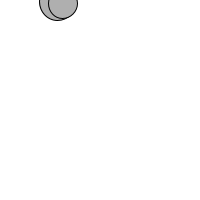
Frame 1 (no input)
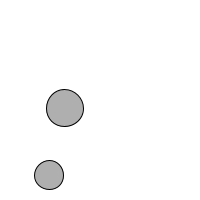
Frame 60 (the mouse pressed at the canvas centre just before this capture)
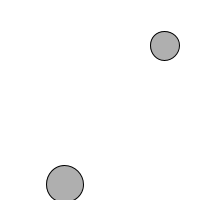
Frame 120 (the mouse held since frame 60 and released just before this capture)

The Processing sketch that drew these frames (run headless with seeded random() and noise(); from frame 60 on, the mouse is pressed at the canvas centre):

// Processing sketch: basicballWITHCLASS
// ── basicballWITHCLASS.pde
// Bouncing Ball NOW WITH FUNCTIONS

Ball myBall;
Ball myBall2;

float x = random(0,width);
float y = 0;
float moveX = random(-4,4);
float moveY = random(0,4);


void setup() 
{
  size(200,200);
  smooth();
  stroke(0);
  fill(175);
  myBall = new Ball(x,y,moveX-5,moveY-2);
  myBall2 = new Ball(x,y,moveX,moveY);
}

void draw() 
{
  background(255);
  myBall.moveBall();
 myBall2.moveBall(); 
  myBall.checkBounce();
  myBall2.checkBounce();
  myBall.drawBall();
  myBall2.drawBall();
}







// ── class.pde
class Ball{
  //ATTRIBUTES: things that a ball has
  color c;
  float xPos;
  float yPos;
  float xSpeed;
  float ySpeed;
  float radius;
  
  
  //CONSTRUCTOR: this creates a ball based on variables you define
  Ball(float xTemp, float yTemp, float xSpeedTemp, float ySpeedTemp)
  {
    c = color(random(0,255));
    xPos = xTemp;
    yPos = yTemp;
    xSpeed = xSpeedTemp;
    ySpeed = ySpeedTemp;
    radius = random(20,40);
  }
  
  void moveBall()
  {
  xPos = xPos + xSpeed;
  yPos = yPos + ySpeed;  
  }
  
  void checkBounce()
  {
   if ((xPos > width) || (xPos < 0)) {
     // If the object reaches either edge, multiply speed by -1 to turn it around.
     xSpeed = xSpeed * -1;
   }
  
   if ((yPos > height || yPos < 0)) {
     ySpeed = ySpeed * -1;
   }
  }
  
  void drawBall(){
  ellipse(xPos,yPos,radius,radius);
  }
}
